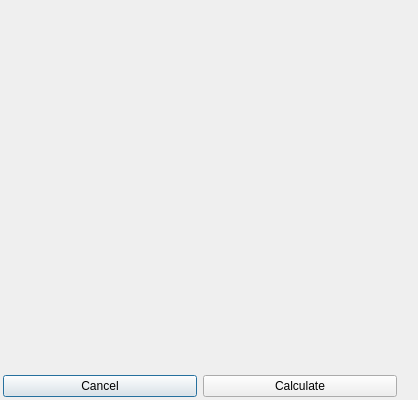
<?xml version="1.0" encoding="UTF-8"?>
<ui version="4.0">
 <class>Dialog</class>
 <widget class="QDialog" name="Dialog">
  <property name="geometry">
   <rect>
    <x>0</x>
    <y>0</y>
    <width>418</width>
    <height>400</height>
   </rect>
  </property>
  <property name="minimumSize">
   <size>
    <width>400</width>
    <height>400</height>
   </size>
  </property>
  <property name="maximumSize">
   <size>
    <width>418</width>
    <height>418</height>
   </size>
  </property>
  <property name="windowTitle">
   <string>Calculate statistics</string>
  </property>
  <layout class="QVBoxLayout" name="verticalLayout_3">
   <property name="leftMargin">
    <number>0</number>
   </property>
   <property name="topMargin">
    <number>0</number>
   </property>
   <property name="rightMargin">
    <number>0</number>
   </property>
   <property name="bottomMargin">
    <number>0</number>
   </property>
   <item>
    <widget class="QWidget" name="widget" native="true">
     <property name="sizePolicy">
      <sizepolicy hsizetype="Expanding" vsizetype="Expanding">
       <horstretch>0</horstretch>
       <verstretch>0</verstretch>
      </sizepolicy>
     </property>
     <property name="minimumSize">
      <size>
       <width>400</width>
       <height>400</height>
      </size>
     </property>
     <property name="maximumSize">
      <size>
       <width>400</width>
       <height>400</height>
      </size>
     </property>
     <layout class="QGridLayout" name="gridLayout_3">
      <property name="leftMargin">
       <number>3</number>
      </property>
      <property name="topMargin">
       <number>3</number>
      </property>
      <property name="rightMargin">
       <number>3</number>
      </property>
      <property name="bottomMargin">
       <number>3</number>
      </property>
      <item row="0" column="0">
       <layout class="QGridLayout" name="gridLayout_2">
        <item row="0" column="0" colspan="2">
         <widget class="QWidget" name="gridWidget" native="true">
          <property name="sizePolicy">
           <sizepolicy hsizetype="Expanding" vsizetype="Expanding">
            <horstretch>0</horstretch>
            <verstretch>0</verstretch>
           </sizepolicy>
          </property>
          <property name="minimumSize">
           <size>
            <width>300</width>
            <height>300</height>
           </size>
          </property>
          <layout class="QGridLayout" name="gridLayout">
           <property name="leftMargin">
            <number>0</number>
           </property>
           <property name="topMargin">
            <number>0</number>
           </property>
           <property name="rightMargin">
            <number>0</number>
           </property>
           <property name="bottomMargin">
            <number>0</number>
           </property>
          </layout>
         </widget>
        </item>
        <item row="2" column="0">
         <widget class="QPushButton" name="pushButton_cancel">
          <property name="sizePolicy">
           <sizepolicy hsizetype="Preferred" vsizetype="Preferred">
            <horstretch>0</horstretch>
            <verstretch>0</verstretch>
           </sizepolicy>
          </property>
          <property name="text">
           <string>Cancel</string>
          </property>
         </widget>
        </item>
        <item row="2" column="1">
         <widget class="QPushButton" name="pushButton_ok">
          <property name="sizePolicy">
           <sizepolicy hsizetype="Preferred" vsizetype="Preferred">
            <horstretch>0</horstretch>
            <verstretch>0</verstretch>
           </sizepolicy>
          </property>
          <property name="text">
           <string>Calculate</string>
          </property>
         </widget>
        </item>
        <item row="1" column="0">
         <spacer name="verticalSpacer">
          <property name="orientation">
           <enum>Qt::Vertical</enum>
          </property>
          <property name="sizeHint" stdset="0">
           <size>
            <width>20</width>
            <height>40</height>
           </size>
          </property>
         </spacer>
        </item>
       </layout>
      </item>
     </layout>
    </widget>
   </item>
  </layout>
 </widget>
 <resources/>
 <connections/>
</ui>
